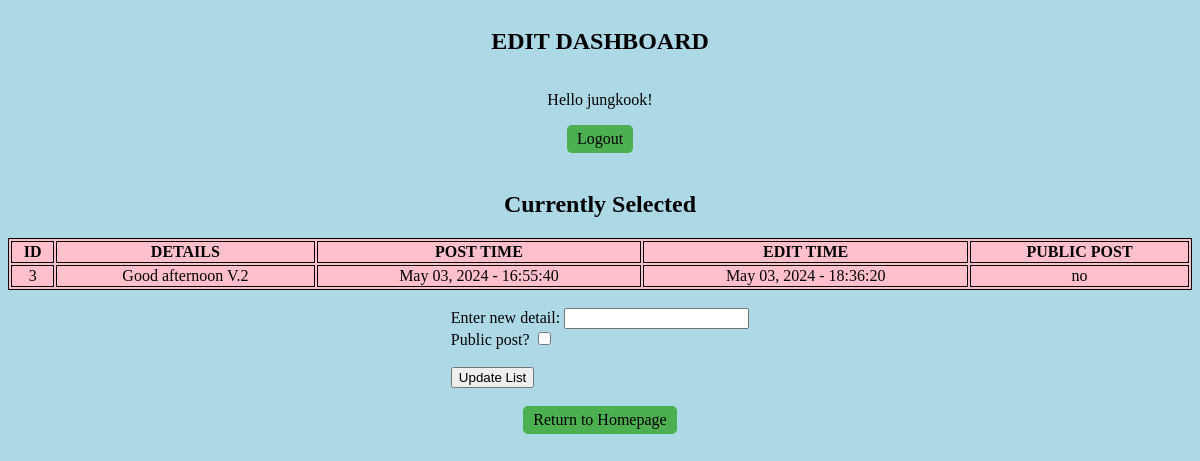
Screenshot of /edit.php?id=3 (signed in) with the database file from the repository.
### tables this page shows
CREATE TABLE `list_tbl` (
  `id` int(11) NOT NULL,
  `details` text NOT NULL,
  `date_posted` varchar(30) NOT NULL,
  `time_posted` time NOT NULL,
  `date_edited` varchar(30) NOT NULL,
  `time_edited` time NOT NULL,
  `public` varchar(5) NOT NULL
);

### edit.php (the view, shortened to what this page needs)
	<!DOCTYPE html>
	<html>
		<head>
		</head>
		<?php
    $user = $_SESSION['user'];
    $id_exists = false;
?>
<body>
<div class="container">
    <h2> EDIT DASHBOARD </h2>
    <p> Hello <span class="user"><?php Print "$user"?>!</span></p>
    <a href="logout.php" class="logout"> Logout </a><br/>
    <h2 style="text-align: center"> Currently Selected </h2>
    <table style="background-color: pink;" width="100%">
        <tr>
            <th> ID </th>
            <th> DETAILS </th>
            <th> POST TIME </th>
            <th> EDIT TIME </th>
            <th> PUBLIC POST </th>
        </tr>
    <?php
    $id = "";
        if(!empty($_GET['id']))
        {
            $id = $_GET['id'];
            $id_exists = true;
        }
        $servername = "localhost";
        $username_db = "root";
        $password_db = "";
        $db_name = "first_db";
        $conn = mysqli_connect($servername, $username_db, $password_db, $db_name);
        $query = mysqli_query($conn,"Select * from list_tbl Where id='$id'");
        $count = mysqli_num_rows($query);
        if($count > 0)
        {
            while($row = mysqli_fetch_array($query))
            {
                Print "<tr>";
                    Print "<td>". $row['id'] . "</td>";
                    Print "<td>". $row['details'] . "</td>";
                    Print "<td>". $row['date_posted']. " - ". $row['time_posted']. "</td>";
                    Print "<td>". $row['date_edited']. " - ". $row['time_edited']. "</td>";
                    Print "<td>". $row['public']. "</td>";
                Print "</tr>";
            }
        }
        else
        {
            $id_exists = false;
        }
    ?>
</table>
<br/>
<?php
    if($id_exists)
    {
        Print '<form action="edit.php" method="POST">
        <label for="details"> Enter new detail: </label>
        <input type="text" id="details" name="details" required/> <br/>
        <label for="public">Public post?</label>
        <input type="checkbox" id="public" name="public[]" value="yes" /> <br/>
        <br>
        <input type="submit" value="Update List" class="button"/>
        </form>';
    }
    else
    {
        Print '<h2 align = "center"> There is no data to be edited. </h2>';
    }
?>
    <br/>
    <a href="home.php" class="return"> Return to Homepage </a><br/>
</div>
</body>
</html>

### edit.php (style rules this page uses)
table, th, td { border:1px solid black; text-align:center; }
table { width:100%; }
body { background-color: lightblue; }
.container { display: flex; flex-direction: column; align-items: center; }
a { display: inline-block; padding: 5px 10px; background-color: #4CAF50; color: black; text-decoration: none; border-radius: 5px; }

### rows the page displays
list_tbl: id "3", details "Good afternoon V.2", date_posted "May 03, 2024", time_posted "16:55:40", date_edited "May 03, 2024", time_edited "18:36:20", public "no"

### other values shown
$user "jungkook"
